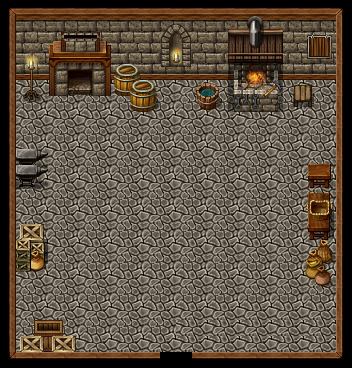

Rendered tile map (Tiled .tmx) drawn with the repository's tilesets; below, a short description and the map source with its tile grids summarised:
An orthogonal 22x23 tile map with 16x16 px tiles, 3 tile layers (Floor, Objects, Objects_0) and 26 objects (furnace, barrel_0, barrel_1, barrel_2, barrel_3, ...).

<map version="1.0" orientation="orthogonal" width="22" height="23" tilewidth="16" tileheight="16">
 <tileset firstgid="1" name="Master" tilewidth="16" tileheight="16">
  <image source="master.png" width="2000" height="1500" />
 </tileset>
 <layer name="Floor" width="22" height="23">
  <data>[506 cells, 506 non-empty, 24 distinct tile ids]</data>
 </layer>
 <layer name="Objects" width="22" height="23">
  <data>[506 cells, 92 non-empty, 92 distinct tile ids]</data>
 </layer>
 <layer name="Objects_0" width="22" height="23">
  <data>[506 cells, 37 non-empty, 31 distinct tile ids]</data>
 </layer>
 <objectgroup name="entities" width="0" height="0">
  <object name="furnace" x="224" y="80" width="64" height="32">
   <properties>
    <property name="script" value="script/entity/furnace.js" />
   </properties>
  </object>
  <object name="barrel_0" x="16" y="224" width="32" height="48">
   <properties>
    <property name="loot_id" value="merek_living_room_barrel_0" />
    <property name="rarity" value="resource" />
    <property name="script" value="script/entity/loot_barrel.js" />
   </properties>
  </object>
  <object name="barrel_1" x="32" y="320" width="32" height="16">
   <properties>
    <property name="loot_id" value="merek_living_room_barrel_1" />
    <property name="rarity" value="resource" />
    <property name="script" value="script/entity/loot_barrel.js" />
   </properties>
  </object>
  <object name="barrel_2" x="48" y="336" width="28" height="16">
   <properties>
    <property name="loot_id" value="merek_living_room_barrel_2" />
    <property name="rarity" value="food" />
    <property name="script" value="script/entity/loot_barrel.js" />
   </properties>
  </object>
  <object name="barrel_3" x="304" y="240" width="32" height="48">
   <properties>
    <property name="loot_id" value="merek_living_room_barrel_3" />
    <property name="rarity" value="gold_large" />
    <property name="script" value="script/entity/loot_barrel.js" />
   </properties>
  </object>
  <object name="fireplace" x="48" y="80" width="64" height="16">
   <properties>
    <property name="script" value="script/entity/fireplace.js" />
   </properties>
  </object>
  <object name="candle_window" x="160" y="64" width="32" height="16">
   <properties>
    <property name="msg" value="The candle burns bright, lighting the room." />
    <property name="script" value="script/entity/generic_sign.js" />
   </properties>
  </object>
  <object name="spawn_merek" x="160" y="160" width="16" height="16">
   <properties>
    <property name="config" value="config/entity/merek.xml" />
    <property name="script" value="script/entity/entity_spawn.js" />
   </properties>
  </object>
  <object name="spawn_living_room" x="160" y="320" width="16" height="16">
   <properties>
    <property name="condition" value="door_enter_merek_home" />
    <property name="noclip" value="true" />
    <property name="script" value="script/entity/spawn_conditional.js" />
    <property name="type" value="0" />
   </properties>
  </object>
  <object name="exit_merek_home" x="160" y="352" width="32" height="16">
   <properties>
    <property name="map" value="map/world.tmx" />
    <property name="script" value="script/entity/generic_door.js" />
   </properties>
  </object>
  <object name="anvils_0" x="16" y="144" width="32" height="48">
   <properties>
    <property name="script" value="script/entity/anvil.js" />
   </properties>
  </object>
  <object name="map_info" x="-32" y="-16">
   <properties>
    <property name="darkness" value="0.35" />
    <property name="script" value="script/world/map.js" />
   </properties>
  </object>
 </objectgroup>
 <objectgroup name="collisions" width="0" height="0">
  <object x="0" y="0" width="352" height="80" />
  <object x="0" y="80" width="16" height="288" />
  <object x="16" y="352" width="144" height="16" />
  <object x="192" y="352" width="144" height="16" />
  <object x="336" y="80" width="16" height="288" />
  <object x="192" y="80" width="32" height="32" />
  <object x="128" y="80" width="32" height="32" />
  <object x="112" y="80" width="16" height="16" />
  <object x="16" y="80" width="32" height="16" />
  <object x="288" y="80" width="32" height="32" />
  <object x="304" y="160" width="32" height="80" />
 </objectgroup>
 <objectgroup name="lights" width="22" height="23">
  <object name="light_00" x="168" y="48" width="16" height="16">
   <properties>
    <property name="brightness" value="0.65" />
    <property name="radius" value="60" />
   </properties>
  </object>
  <object name="light_01" x="24" y="56" width="16" height="16">
   <properties>
    <property name="brightness" value="0.65" />
    <property name="radius" value="40" />
   </properties>
  </object>
  <object name="light_02" x="248" y="72" width="16" height="16">
   <properties>
    <property name="brightness" value="0.2" />
    <property name="radius" value="30" />
   </properties>
  </object>
 </objectgroup>
</map>
